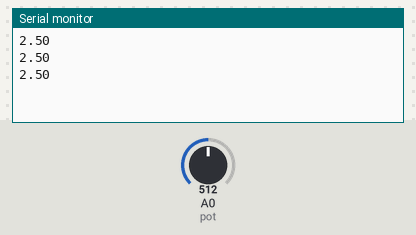
This sketch was run on a simulated Arduino Uno, built with avr-gcc and run on an emulated ATmega328P. On the bench: the last lines printed to the serial monitor. The inputs (shaded band) are chosen by the test bench; at power-on: A0 (pot) = 512.

Above: at 1.3 s.
1.4 s: A0 (pot) set to 716
At 1.9 s:
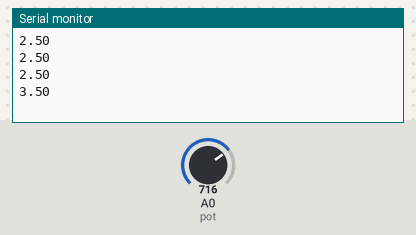
2.9 s: A0 (pot) set to 900
At 3.4 s:
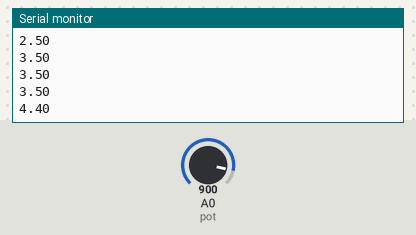
Timing chart, 0 to 5.9 s (numbered marks = the images above; inputs shaded):
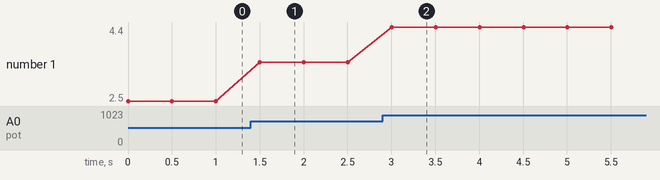

Measured:
- after the input at 1.4 s, the serial monitor: prints a new line after 0.10 s (image 1)
- after the input at 2.9 s, the serial monitor: prints a new line after 0.10 s (image 2)
- plotted number 1: 2.5 → 3.5 after the input at 1.4 s, 3.5 → 4.4 after the input at 2.9 s

The sketch:

analogread1.ino
```cpp
#define pot A0
int leitura;
float tensao;

void setup()
{
  pinMode (pot, INPUT);
  Serial.begin(9600);
}

void loop()
{
  leitura = analogRead (pot);
  tensao = (leitura/1023.0)*5.0;
  Serial.println(tensao);
  delay (500);
}
```
